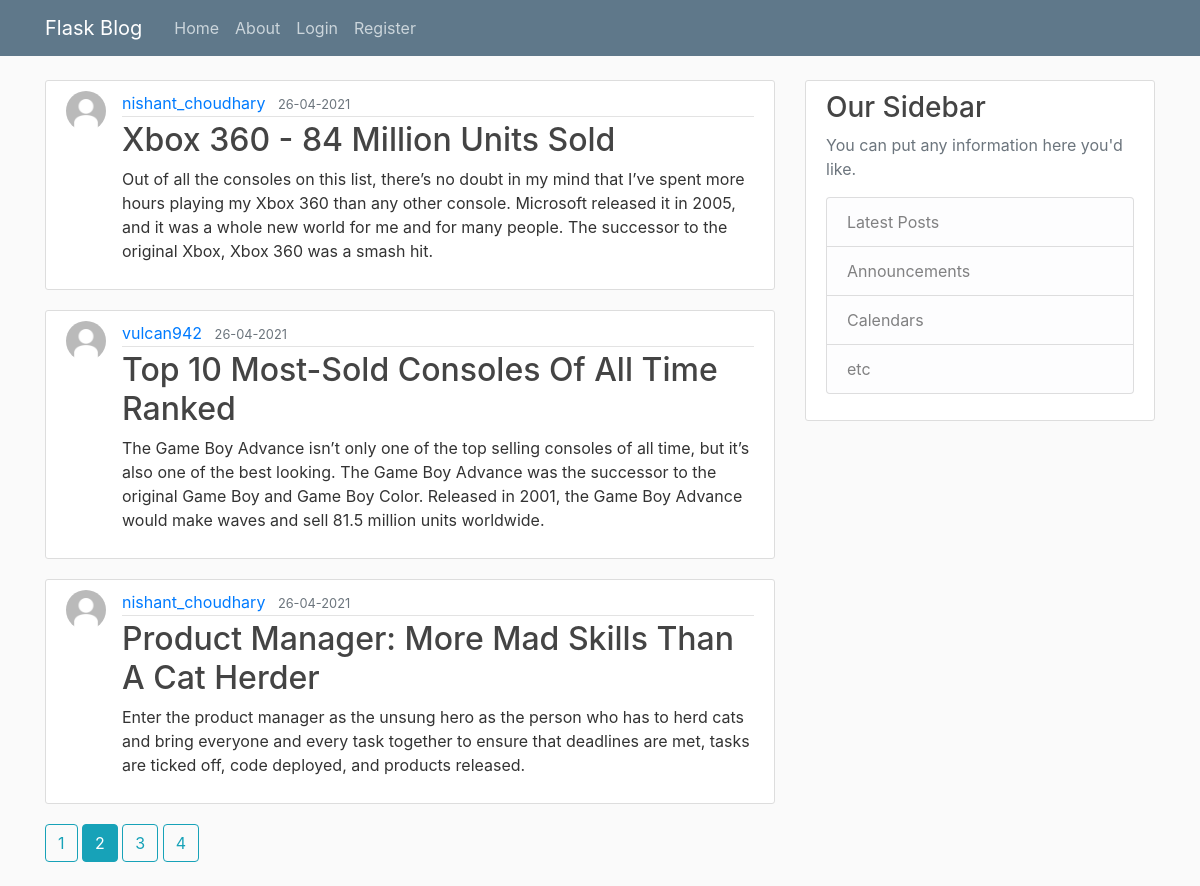
The page /home?page=2 on the database its author committed.
### flaskblog/models.py (models this page shows, shortened)
class Post(db.Model):
    id = db.Column(db.Integer, primary_key=True)
    title = db.Column(db.String(100), nullable=False)
    date_posted = db.Column(db.DateTime, nullable=False, default=datetime.utcnow)
    content = db.Column(db.Text, nullable=False)
    user_id = db.Column(db.Integer, db.ForeignKey("user.id"), nullable=False)

class User(db.Model, UserMixin):
    id = db.Column(db.Integer, primary_key=True)
    username = db.Column(db.String(20), unique=True, nullable=False)
    email = db.Column(db.String(120), unique=True, nullable=False)
    password = db.Column(db.String(60), nullable=False)
    image_file = db.Column(db.String(20), nullable=False, default="default.jpg")
    posts = db.relationship("Post", backref="author", lazy=True)

### flaskblog/main/routes.py (the view)
@main.route("/")
@main.route("/home")
def home():
    page = request.args.get("page", 1, type=int)
    posts = Post.query.order_by(Post.date_posted.desc()).paginate(page=page, per_page=3)
    return render_template("home.html", posts=posts, title="Home")

### flaskblog/templates/home.html (shortened to what this page needs)
{% extends "layout.html" %}
{% block content %} {% for post in posts.items %}
<article class="media content-section">
  <img
    style="width: 40px; height: 40px"
    class="rounded-circle article-img"
    src="{{ url_for('static',filename='profile_pics/'+post.author.image_file) }}"
  />
  <div class="media-body">
    <div class="article-metadata">
      <a
        class="mr-2"
        href="{{ url_for('users.user_posts',username=post.author.username)}}"
        >{{ post.author.username }}</a
      >
      <small class="text-muted"
        >{{ post.date_posted.strftime('%d-%m-%Y') }}</small
      >
    </div>
    <h2>
      <a class="article-title" href="{{ url_for('posts.post', post_id=post.id)}}"
        >{{ post.title }}</a
      >
    </h2>
    <p class="article-content">{{ post.content }}</p>
  </div>
</article>
{% endfor %} {% for page_num in posts.iter_pages(left_edge=1,
right_edge=1,left_current=1,right_current=2)%} {% if page_num %} {% if
posts.page == page_num %}
<a class="btn btn-info mb-4" href=" {{url_for('main.home',page=page_num)}}"
  >{{page_num}}</a
>
{% else %}
<a class="btn btn-outline-info mb-4" href=" {{url_for('main.home',page=page_num)}}"
  >{{page_num}}</a
>
{% endif %} {% else %} ... {% endif %} {%endfor%} {% endblock content%}

### flaskblog/static/main.css (style rules this page uses)
body { background: #fafafa; color: #333333; margin-top: 5rem; }
h1, h2, h3, h4, h5, h6 { color: #444444; }
a { text-decoration: none; }
.content-section { background: #ffffff; padding: 10px 20px; border: 1px solid #dddddd; border-radius: 3px; margin-bottom: 20px; }
.article-title { text-transform: capitalize; color: #444444; }
.article-content { white-space: pre-line; }
.article-img { height: 65px; width: 65px; margin-right: 16px; }
.article-metadata { padding-bottom: 1px; margin-bottom: 4px; border-bottom: 1px solid #e3e3e3 }

### rows shown on the page
Post: image_file (placeholder picture), author.username "nishant_choudhary", date_posted "26-04-2021", title "Xbox 360 - 84 Million Units Sold", content "Out of all the consoles on this list, there’s no doubt in my mind that I’ve spent more hours playing my Xbox 360 than any other console. Microsoft released it in 2005, and it was a whole new world for me and for many people. The successor to the original Xbox, Xbox 360 was a smash hit."
Post: image_file (placeholder picture), author.username "vulcan942", date_posted "26-04-2021", title "Top 10 Most-Sold Consoles Of All Time Ranked", content "The Game Boy Advance isn’t only one of the top selling consoles of all time, but it’s also one of the best looking. The Game Boy Advance was the successor to the original Game Boy and Game Boy Color. Released in 2001, the Game Boy Advance would make waves and sell 81.5 million units worldwide."
Post: image_file (placeholder picture), author.username "nishant_choudhary", date_posted "26-04-2021", title "Product Manager: More Mad Skills Than A Cat Herder", content "Enter the product manager as the unsung hero as the person who has to herd cats and bring everyone and every task together to ensure that deadlines are met, tasks are ticked off, code deployed, and products released."

### other values the page prints
{{ page_num }} "1" "3" "4"
{{ page_num }} "2"
